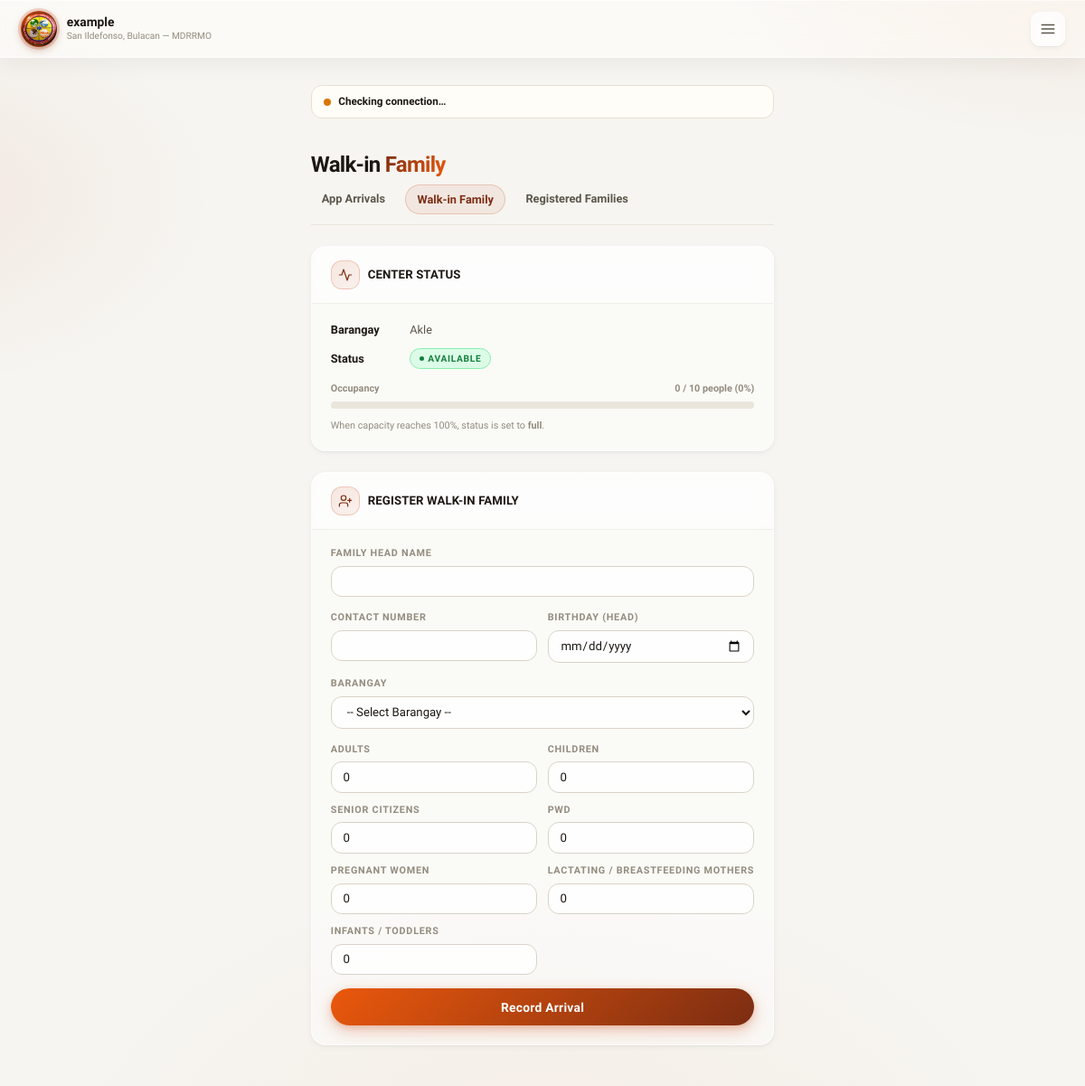
The page /coordinator/center_walkin.php?id=1 (signed in) on the database its author committed.
### tables this page shows
CREATE TABLE `evacuation_centers` (
  `id` int(10) UNSIGNED NOT NULL,
  `name` varchar(150) NOT NULL,
  `barangay_id` int(10) UNSIGNED NOT NULL,
  `address` varchar(255) NOT NULL,
  `lat` decimal(10,7) NOT NULL,
  `lng` decimal(10,7) NOT NULL,
  `max_capacity_people` int(10) UNSIGNED NOT NULL,
  `max_capacity_families` int(10) UNSIGNED DEFAULT 0,
  `status` enum('available','near_capacity','full','temp_shelter','closed') NOT NULL DEFAULT 'available',
  `coordinator_user_id` int(10) UNSIGNED DEFAULT NULL,
  `notes` text DEFAULT NULL,
  `created_at` datetime NOT NULL DEFAULT current_timestamp(),
  `updated_at` datetime NOT NULL DEFAULT current_timestamp() ON UPDATE current_timestamp()
);

CREATE TABLE `barangays` (
  `id` int(10) UNSIGNED NOT NULL,
  `name` varchar(100) NOT NULL,
  `municipality` varchar(100) NOT NULL DEFAULT 'San Ildefonso',
  `province` varchar(100) NOT NULL DEFAULT 'Bulacan',
  `center_lat` decimal(10,7) DEFAULT NULL,
  `center_lng` decimal(10,7) DEFAULT NULL,
  `boundary_polygon` longtext DEFAULT NULL CHECK (json_valid(`boundary_polygon`)),
  `is_active` tinyint(1) NOT NULL DEFAULT 1
);

### pages/center_helpers.php (called while the page is built, shortened)
<?php
function get_center_occupancy(int $centerId): array
{
    $pdo = db();
    $stmt = $pdo->prepare("SELECT c.max_capacity_people,
                                  COALESCE(SUM(r.total_members), 0) AS current_occupancy
                           FROM evacuation_centers c
                           LEFT JOIN evac_registrations r ON r.center_id = c.id
                           WHERE c.id = ?
                           GROUP BY c.id");
    $stmt->execute([$centerId]);
    $row = $stmt->fetch();
    $max = (int)$row['max_capacity_people'];
    $current = (int)$row['current_occupancy'];
    $percent = $max > 0 ? min(100.0, ($current / $max) * 100.0) : 0.0;
    return ['current' => $current, 'max' => $max, 'percent' => $percent];
}

### coordinator/center_walkin.php (the view, shortened to what this page needs)
<?php
require_once __DIR__ . '/../pages/center_helpers.php';
$pdo  = db();
$user = current_user();
$centerId = isset($_GET['id']) ? (int)$_GET['id'] : 0;
$stmt = $pdo->prepare("SELECT c.*, b.name AS barangay_name
                       FROM evacuation_centers c
                       JOIN barangays b ON b.id = c.barangay_id
                       WHERE c.id = ? AND c.coordinator_user_id = ?");
$stmt->execute([$centerId, $user['id']]);
$center = $stmt->fetch();
$occ      = get_center_occupancy($centerId);
$pct      = round($occ['percent']);
?>
<!DOCTYPE html>
<html lang="en">
<head>
    <link rel="stylesheet" href="../asset/css/center_walkin.css">
</head>
<body>
<div class="bg-blobs" aria-hidden="true">
    <div class="bg-blob b1"></div>
    <div class="bg-blob b2"></div>
    <div class="bg-blob b3"></div>
    <div class="bg-blob b4"></div>
</div>
<div class="layout">
    <div class="main">
        <header class="topbar">
            <div class="topbar-brand">
                <div class="topbar-logo"><img src="../img/mdrrmo.png" alt="MDRRMO Logo"></div>
                <div class="topbar-brand-text">
                    <div class="topbar-title"><?php echo htmlspecialchars($center['name']); ?></div>
                    <div class="topbar-subtitle">San Ildefonso, Bulacan — MDRRMO</div>
                </div>
            </div>
            <div class="topbar-right">
                <button class="hamburger-btn" onclick="openMenu()">
                    <svg viewBox="0 0 24 24"><line x1="3" y1="6" x2="21" y2="6"/><line x1="3" y1="12" x2="21" y2="12"/><line x1="3" y1="18" x2="21" y2="18"/></svg>
                </button>
            </div>
        </header>
        <main class="dashboard">
            <?php include __DIR__ . '/_offline_bootstrap.php'; ?>
            <div>
                <h1 class="page-heading">Walk-in <span>Family</span></h1>
                <div class="page-subnav">
                    <a href="center_app_arrivals.php?id=<?php echo $centerId; ?>">App Arrivals</a>
                    <a href="center_walkin.php?id=<?php echo $centerId; ?>" class="active">Walk-in Family</a>
                    <a href="center_registrations.php?id=<?php echo $centerId; ?>">Registered Families</a>
                </div>
            </div>
            <section class="card">
                <div class="card-header">
                    <div class="card-header-icon"><svg viewBox="0 0 24 24"><polyline points="22 12 18 12 15 21 9 3 6 12 2 12"/></svg></div>
                    <h2>Center Status</h2>
                </div>
                <div class="card-body">
                    <div class="info-row"><strong>Barangay</strong> <?php echo htmlspecialchars($center['barangay_name']); ?></div>
                    <div class="info-row"><strong>Status</strong>
                        <span class="status-pill status-<?php echo strtolower(preg_replace('/\s+/', '-', $center['status'])); ?>">
                            <?php echo htmlspecialchars($center['status']); ?>
                        </span>
                    </div>
                    <div class="occ-bar-wrap">
                        <div class="occ-bar-label">
                            <span>Occupancy</span>
                            <span><?php echo $occ['current']; ?> / <?php echo $occ['max']; ?> people (<?php echo $pct; ?>%)</span>
                        </div>
                        <div class="occ-bar-track">
                        </div>
                    </div>
                    <p class="occ-note">When capacity reaches 100%, status is set to <strong>full</strong>.</p>
                </div>
            </section>
            <section class="card">
                <div class="card-header">
                    <div class="card-header-icon">
                        <svg viewBox="0 0 24 24"><path d="M16 21v-2a4 4 0 00-4-4H6a4 4 0 00-4 4v2"/><circle cx="9" cy="7" r="4"/><line x1="19" y1="8" x2="19" y2="14"/><line x1="22" y1="11" x2="16" y2="11"/></svg>
                    </div>
                    <h2>Register Walk-in Family</h2>
                </div>
                <form method="post" class="form-body" id="walkinFamilyForm">
                    <label class="form-label">Family Head Name
                        <input type="text" name="family_head_name" required
                               value="<?php echo htmlspecialchars($_POST['family_head_name'] ?? ''); ?>">
                    </label>
                    <div class="grid-2">
                        <label class="form-label">Contact Number
                            <input type="tel" name="contact_number" required
                                   value="<?php echo htmlspecialchars($_POST['contact_number'] ?? ''); ?>">
                        </label>
                        <label class="form-label">Birthday (Head)
                            <input type="date" name="birthday" required
                                   value="<?php echo htmlspecialchars($_POST['birthday'] ?? ''); ?>">
                        </label>
                    </div>
                    <label class="form-label">Barangay
                        <select name="barangay_id" required>
                            <option value="">-- Select Barangay --</option>
                        </select>
                    </label>
                    <div class="grid-2">
                        <?php foreach (DEMO_FIELDS as $field => $label): ?>
                        <label class="form-label"><?php echo htmlspecialchars($label); ?>
                            <input type="number" name="<?php echo $field; ?>" min="0" value="<?php echo (int)($_POST[$field] ?? 0); ?>">
                        </label>
                        <?php endforeach; ?>
                    </div>
                    <button type="submit" class="btn-submit">Record Arrival</button>
                </form>
            </section>
        </main>
    </div>
</div>
</body>
</html>

### rows shown on the page
evacuation_centers: name "example", barangay.name "Akle", status "AVAILABLE", max_capacity_people "10"

### other values the page prints
$occ['current'] "0"
$pct "0"
$label "ADULTS"
$label "CHILDREN"
$label "SENIOR CITIZENS"
$label "PWD"
$label "PREGNANT WOMEN"
$label "LACTATING / BREASTFEEDING MOTHERS"
$label "INFANTS / TODDLERS"
